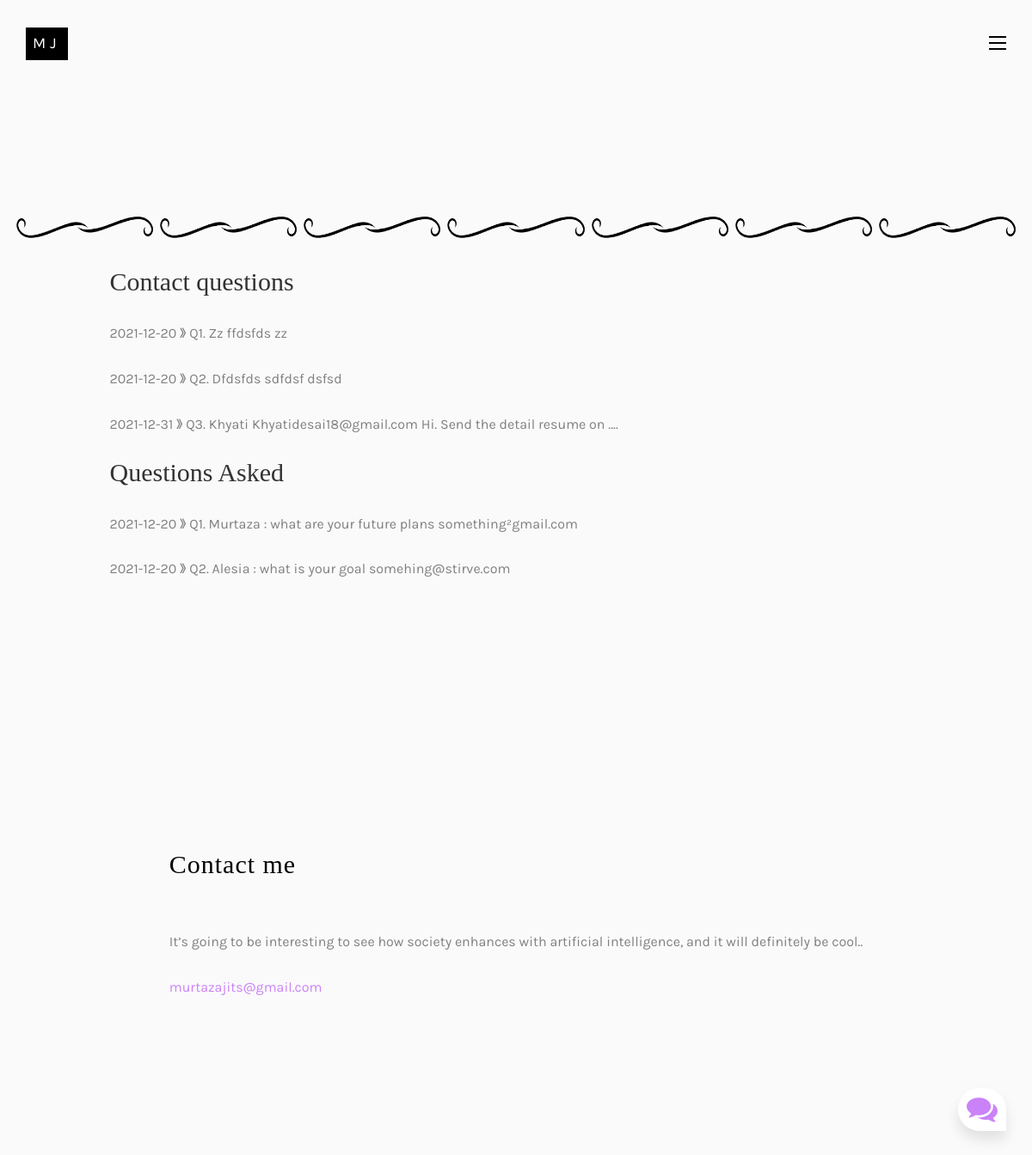
The page /questions_asked on the database its author committed.
### models.py (models this page shows)
class Contact(db.Model):
    id = db.Column(db.Integer, primary_key=True)
    name = db.Column(db.String(50), nullable=False)
    email = db.Column(db.String(100), nullable=False)
    subject = db.Column(db.String(100), nullable=False)
    date_created = db.Column(db.DateTime, default=datetime.utcnow )

class Question(db.Model):
    id = db.Column(db.Integer, primary_key=True)
    first_name = db.Column(db.String(50), nullable=False)
    last_name = db.Column(db.String(50))
    email = db.Column(db.String(100), nullable=False)
    subject = db.Column(db.String(100), nullable=False)
    text = db.Column(db.Text)
    date_created = db.Column(db.DateTime, default=datetime.utcnow )

### app.py (the view)
    @app.route('/questions_asked')
    def questions_asked():
        questions = Question.query.order_by(Question.first_name)
        subjects = Contact.query.order_by(Contact.date_created)
        return render_template('questions_asked.html', questions=questions, subjects=subjects)

### templates/questions_asked.html (shortened to what this page needs)
{% extends 'base.html' %}
{% block content %}
<div id="colorlib-blog">
	<div class="container">
		<div class="row">
			<div class="container-design">
			<a class="blog-img"><img src="static/images/sep.png" class="img-responsive" alt="Oops somehow I am not getting displayed"></a>
			<a class="blog-img"><img src="static/images/sep.png" class="img-responsive" alt="Oops somehow I am not getting displayed"></a>
			<a class="blog-img"><img src="static/images/sep.png" class="img-responsive" alt="Oops somehow I am not getting displayed"></a>
			<a class="blog-img"><img src="static/images/sep.png" class="img-responsive" alt="Oops somehow I am not getting displayed"></a>
			<a class="blog-img"><img src="static/images/sep.png" class="img-responsive" alt="Oops somehow I am not getting displayed"></a>
			<a class="blog-img"><img src="static/images/sep.png" class="img-responsive" alt="Oops somehow I am not getting displayed"></a>
			<a class="blog-img"><img src="static/images/sep.png" class="img-responsive" alt="Oops somehow I am not getting displayed"></a>
			</div>
			<div class="col-md-10 col-md-offset-1">
				<h2>Contact questions</h2>
				<ul>
					{% for subject in subjects %}
					<p>
						{{subject.date_created.date()}}  》
						Q{{subject.id}}.
						{{(subject.name).capitalize()}}
						{{subject.email}}
						{{subject.subject}}
					</p>
					{% endfor %}
				</ul>
						<h2>Questions Asked</h2>
						<ul>
							{% for question in questions %}
                            <p>
                                {{question.date_created.date()}}  》
                                Q{{question.id}}.
                                {{(question.first_name).capitalize()}} :
                                {{question.subject}}
								{{question.email}}
							</p>
                            {% endfor %}
						</ul>
			</div>
		</div>
	</div>
</div>
{% endblock %}

### templates/base.html (shortened to what this page needs)
<!DOCTYPE HTML>
<html>
	<head>
	<link rel="stylesheet" href="./static/css/animate.css">
	<link rel="stylesheet" href="./static/css/icomoon.css">
	<link rel="stylesheet" href="./static/css/bootstrap.css">
	<link rel="stylesheet" href="./static/css/owl.carousel.min.css">
	<link rel="stylesheet" href="./static/css/owl.theme.default.min.css">
	<link rel="stylesheet" href="./static/css/magnific-popup.css">
	<link rel="stylesheet" href="./static/css/style.css">
	<link rel="stylesheet" href="{{ url_for('static', filename='style1.css') }}">
	</head>
	<body>
	<div id="colorlib-page">
		<header>
			<div class="container">
				<div class="row">
					<div class="col-md-12">
						<div class="colorlib-navbar-brand">
							<a class="colorlib-logo" href="home"><span>MJ</span>
						</div>
						<a href="#" class="js-colorlib-nav-toggle colorlib-nav-toggle"><i></i></a>
					</div>
				</div>
			</div>
		</header>
	</div>
<div><br></div>
<div><br></div>
{% block content %}{% endblock content %}
<footer>
		<div id="footer">
			<div class="container">
				<div class="row connect">
					<div class="col=12">
						<h2>Contact me</h2>
						<p>It’s going to be interesting to see how society enhances with artificial intelligence, and it will definitely be cool..</p>
						<p><a href="contact">murtazajits@gmail.com</a></p>
						<p class="colorlib-social-icons">
							<a href="https://www.linkedin.com/in/murtaza-jabalpurwala" target="_blank"><i class="icon-linkedin2"></i></a>
							<a href="https://github.com/MurtazaJ" target="_blank"><i class="icon-github"></i></a>
						</p>
					</div>
				</div>
			</div>
		</div>
	</footer>
{% include "base2.html" %}
	</body>
</html>

### templates/base2.html (shortened to what this page needs)
<div class="container">
    <div class="chatbox">
        <div class="chatbox__button">
            <button><img src="{{ url_for('static', filename='images/chatbox-icon.svg') }}" /></button>
        </div>
    </div>
</div>

### static/css/icomoon.css (style rules this page uses)
[class^="icon-"], [class*=" icon-"] { font-family: 'icomoon' !important; speak: none; font-style: normal; font-weight: normal; font-variant: normal; text-transform: none; line-height: 1; -webkit-font-smoothing: antialiased; -moz-osx-font-smoothing: grayscale; }
.icon-github:before { content: "\ed27"; }
.icon-linkedin2:before { content: "\ed41"; }

### static/css/style.css (style rules this page uses)
body { font-family: "Karla", Arial, sans-serif; line-height: 1.8; font-size: 16px; font-weight: 400; background: #fafafa; color: gray; text-align: justify; }
a { color: #CA82F8; -webkit-transition: 0.5s; -o-transition: 0.5s; transition: 0.5s; }
p, span { margin-bottom: 1.5em; font-weight: 400; font-family: "Karla", Arial, sans-serif; text-align: justify }
ul, ol { display: block; margin-bottom: 1.5em; }
span { font-size: 18px; color: rgba(114, 114, 114, 0.8); }
h1, h2, h3, h4, h5, h6 { color: rgba(0, 0, 0, 0.8); font-family: "Playfair Display", Georgia, serif; margin: 0 0 30px 0; }
#colorlib-page { position: relative; -webkit-transition: all 0.8s cubic-bezier(0.175, 0.885, 0.32, 1.275); -moz-transition: all 0.8s cubic-bezier(0.175, 0.885, 0.32, 1.275); -ms-transition: all 0.8s cubic-bezier(0.175, 0.885, 0.32, 1.275); -o-transition: all 0.8s cubic-bezier(0.175, 0.885, 0.32, 1.275); transition: all 0.8s cubic-bezier(0.175, 0.885, 0.32, 1.275); -webkit-transform: scale(1); -moz-transform: scale(1); -ms-transform: scale(1); -o-transform: scale(1); transform: scale(1); }
header { padding: 2em 0; position: absolute; top: 0; left: 0; right: 0; z-index: 9; margin: 0 auto; }
header .colorlib-navbar-brand { float: left; }
header .colorlib-navbar-brand .colorlib-logo { font-size: 20px; text-transform: uppercase; color: #000; font-weight: 400; letter-spacing: 5px; padding: 7px; border: 1px solid #000; display: block; text-align: center; background: #000; }
header .colorlib-navbar-brand .colorlib-logo span { display: block; margin-bottom: 0; line-height: 1.2; color: #fff; }
#colorlib-services, #colorlib-contact, #colorlib-work, #colorlib-blog, #colorlib-testimony, #colorlib-progress, #colorlib-contact, #colorlib-about { padding: 10em 0; clear: both; position: relative; }
.colorlib-nav-toggle { cursor: pointer; text-decoration: none; }
.colorlib-nav-toggle i { position: relative; display: -moz-inline-stack; display: inline-block; zoom: 1; *display: inline; width: 20px; height: 2px; color: #000; font: bold 14px/.4 Helvetica; text-transform: uppercase; text-indent: -55px; background: #000; -webkit-transition: all .2s ease-out; -o-transition: all .2s ease-out; transition: all .2s ease-out; }
.colorlib-nav-toggle i::before, .colorlib-nav-toggle i::after { content: ''; width: 20px; height: 2px; background: #000; position: absolute; left: 0; -webkit-transition: 0.2s; -o-transition: 0.2s; transition: 0.2s; }
.colorlib-nav-toggle i::before { top: -7px; }
.colorlib-nav-toggle i::after { bottom: -7px; }
.colorlib-nav-toggle { float: right; z-index: 1003; position: relative; display: block; margin: 0 auto; cursor: pointer; margin-top: 0; }
.colorlib-social-icons i { font-size: 24px; color: #CA82F8; }
#footer { padding: 8em 0; display: block; width: 100%; }
#footer h2 { color: #000; letter-spacing: 1px; font-weight: 300; margin-bottom: 2em; }
#footer p:last-child { margin-bottom: 0; }
#footer p.colorlib-social-icons i { font-size: 24px; color: #CA82F8; }
.connect { display: flex; justify-content: center; align-items: center; }
.container-design { display: flex; }

### static/style1.css (style rules this page uses)
* { box-sizing: border-box; margin: 0; padding: 0; }
*, html { --primaryGradient: linear-gradient(93.12deg, #CA82F8 0.52%, #748ed6 100%); --secondaryGradient: linear-gradient(268.91deg, #CA82F8 -2.14%, #748ed6 99.69%); --primaryBoxShadow: 0px 10px 15px rgba(0, 0, 0, 0.1); --secondaryBoxShadow: 0px -10px 15px rgba(0, 0, 0, 0.1); --primary: #CA82F8; }
.chatbox { position:fixed ; bottom: 30px; right: 30px; }
.chatbox__button { text-align: right; }
.chatbox__button button, .chatbox__button button:focus, .chatbox__button button:visited { padding: 10px; background: white; border: none; outline: none; border-top-left-radius: 50px; border-top-right-radius: 50px; border-bottom-left-radius: 50px; box-shadow: 0px 10px 15px rgba(0, 0, 0, 0.1); cursor: pointer; }

### rows shown on the page
Contact: date_created "2021-12-20", id "1", name "Zz", email "ffdsfds", subject "zz"
Contact: date_created "2021-12-20", id "2", name "Dfdsfds", email "sdfdsf", subject "dsfsd"
Contact: date_created "2021-12-31", id "3", name "Khyati", email "Khyatidesai18@gmail.com", subject "Hi. Send the detail resume on ...."
Question: date_created "2021-12-20", id "1", first_name "Murtaza", subject "what are your future plans", email "something²gmail.com"
Question: date_created "2021-12-20", id "2", first_name "Alesia", subject "what is your goal", email "somehing@stirve.com"
